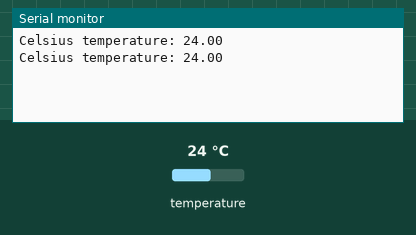
Simulated run of this sketch. Board: ESP8266 (NodeMCU). On the bench: the last lines printed to the serial monitor. The test bench sets the inputs (shaded band); at power-on: temperature 24 °C.

Above: at 7.3 s.
7.4 s: temperature set to 12 °C
At 12.9 s:
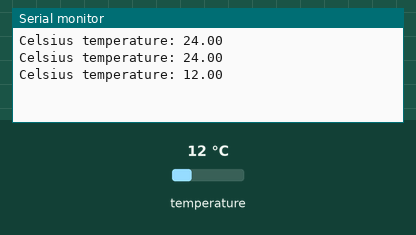
14.1 s: temperature set to 19 °C
At 18.5 s:
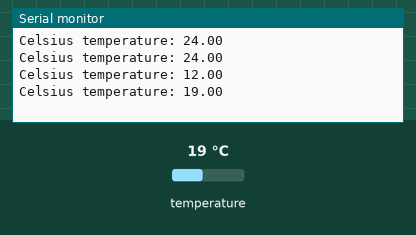
Timing chart, 0 to 20.0 s (numbered marks = the images above; inputs shaded):
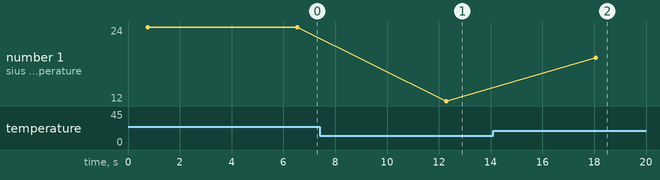

Measured:
- after the input at 7.4 s, the serial monitor: prints a new line after 4.9 s (image 1)
- after the input at 14.1 s, the serial monitor: prints a new line after 4.0 s (image 2)
- plotted number 1: 24 → 12 after the input at 7.4 s, 12 → 19 after the input at 14.1 s

The sketch:

ds18b20.ino
```cpp
#include <OneWire.h>
#include <DallasTemperature.h>

#define ONE_WIRE_BUS D3
OneWire oneWire(ONE_WIRE_BUS);
DallasTemperature sensors(&oneWire);

void setup(void)
{
  Serial.begin(115200);
  sensors.begin();
}

void loop(void){
  sensors.requestTemperatures();
  Serial.println();
  Serial.print("Celsius temperature: ");
  Serial.print(sensors.getTempCByIndex(0));
  delay(5000);
}
```
